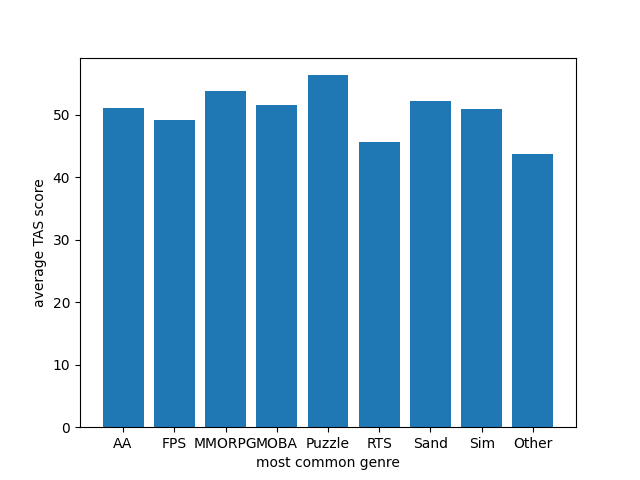

Here is the Python script that generated this plot:
import matplotlib.pyplot as plt
import pandas as pd

df = pd.read_csv('test.csv')

left = [1,2,3,4,5,6,7,8,9]

scoreSum = [0,0,0,0,0,0,0,0,0]
count = [0,0,0,0,0,0,0,0,0]

label = ['Action/Adventure', 'First/Third Person Shooter', 'MMORPG (Massively Multiplayer Online Role Play Game)', 'MOBA (Multiplayer Online Battle Arena)', 'Puzzle', 'Real Time Strategy', 'Sandbox', 'Simulation and Sports']

tick_label = ['AA', 'FPS', 'MMORPG', 'MOBA', 'Puzzle', 'RTS', 'Sand', 'Sim', 'Other']

for x in range(df.shape[0]):
	print('Respondant Score:', df.iloc[x,1])
	response = df.iloc[x, 5]
	if (response not in label):
		scoreSum[8] += df.iloc[x,1]
		count[8] += 1
	else:	
		for y in range(8):
			if response == label[y]:
				print('match found')
				scoreSum[y] += df.iloc[x, 1]
				count[y] += 1
				break

def getHeights(scoreSum, count):
	heights = []
	for x in range(9):
		if count[x] == 0:
			heights.append(0)
		else:
			heights.append(scoreSum[x] / count[x])

	return heights

print(scoreSum)
print(count)

height = getHeights(scoreSum, count)

print(height)

plt.bar(left, height, tick_label = tick_label, width = 0.8)

plt.xlabel('most common genre')
plt.ylabel('average TAS score')

plt.savefig('graph_genre.png')
